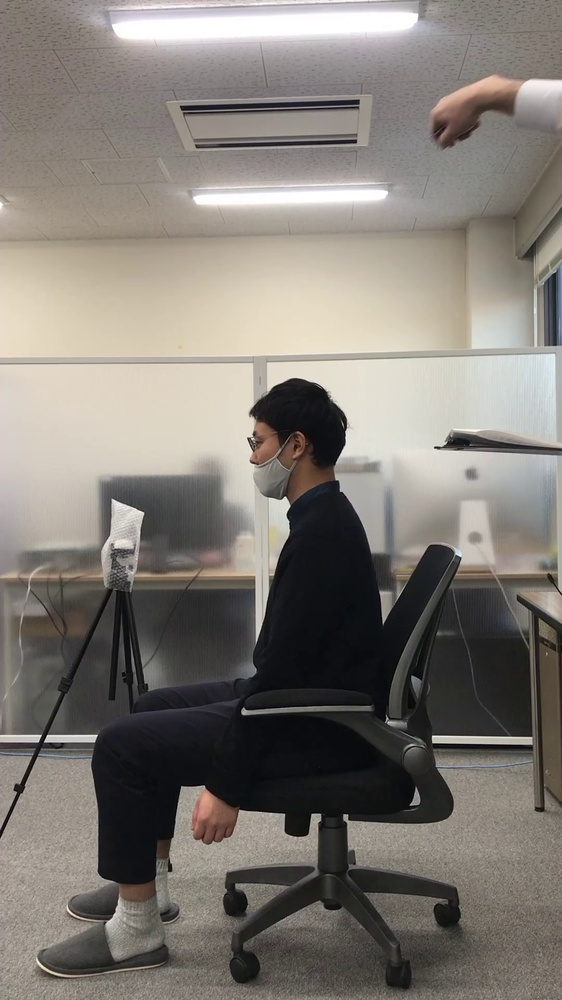
#> input picture lumina_diff/diff_sample/ichimura_turnoff.jpg, 562 x 1000 px, shrunk from 1080 x 1920 before the run
$ python lumina_ex.py
#> lines starting #> are read from the running program, lines starting #| are printed output that depends on the picture
import numpy as np
from PIL import Image
import sys

# 画像の読み込み
image1 = Image.open("./diff_sample/ichimura_turnoff.jpg")
#> image1 is the input picture: PIL image 562x1000 RGB; mean R, G, B 128.7, 123.5, 117.1
image2 = Image.open("./diff_sample/ichimura_turnon.jpg")
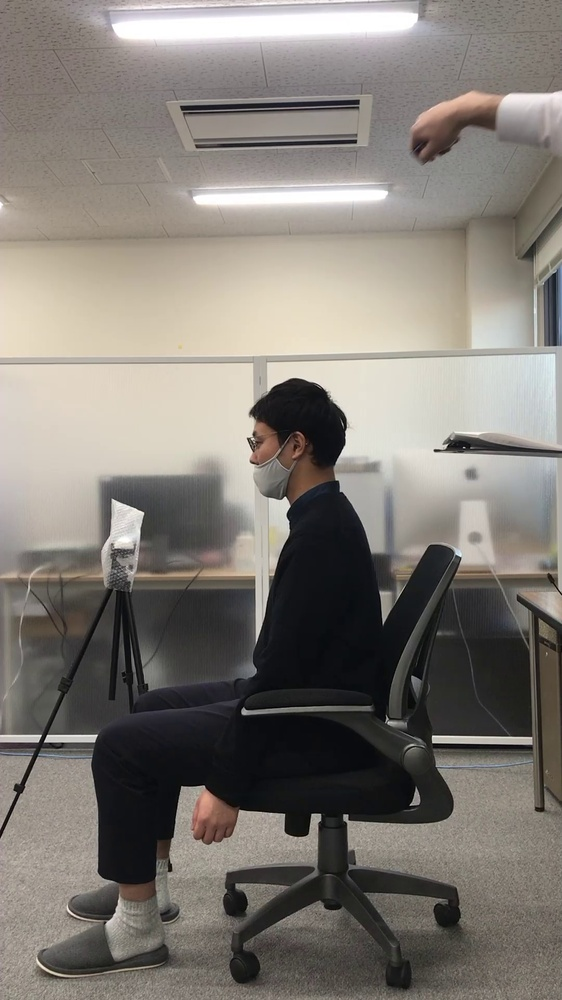
#> input picture lumina_diff/diff_sample/ichimura_turnon.jpg, 562 x 1000 px, shrunk from 1080 x 1920 before the run
#> image2 is the input picture: PIL image 562x1000 RGB; mean R, G, B 128.9, 123.7, 117.2

# RGB画像に変換
image1 = image1.convert("RGB")
image2 = image2.convert("RGB")

# NumPy配列へ変換
im1_u8 = np.array(image1)
im2_u8 = np.array(image2)

# サイズや色数が違うならエラー
if im1_u8.shape != im2_u8.shape:
    print("サイズが違います")
    sys.exit()

# 負の値も扱えるようにnp.int16に変換
im1_i16 = im1_u8.astype(np.int16)
im2_i16 = im2_u8.astype(np.int16)

# 差分配列作成
diff_i16 = im1_i16 - im2_i16
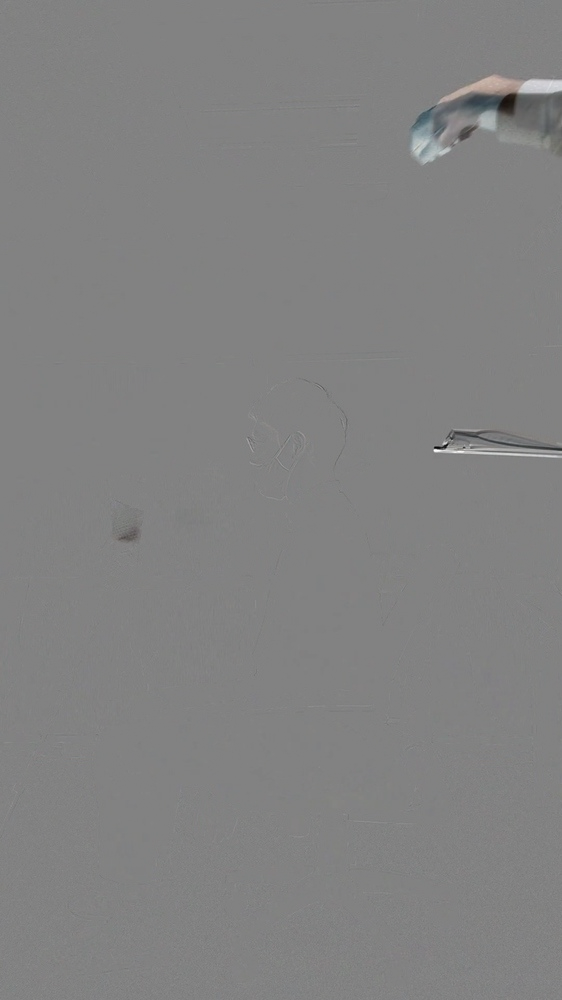
#> diff_i16: shape (1000, 562, 3) int16; mean R, G, B -0.1, -0.1, -0.1; drawn with min black and max white

'''ここから作成する画像によって異なる処理'''

diff_bool = np.abs(diff_i16) > 30
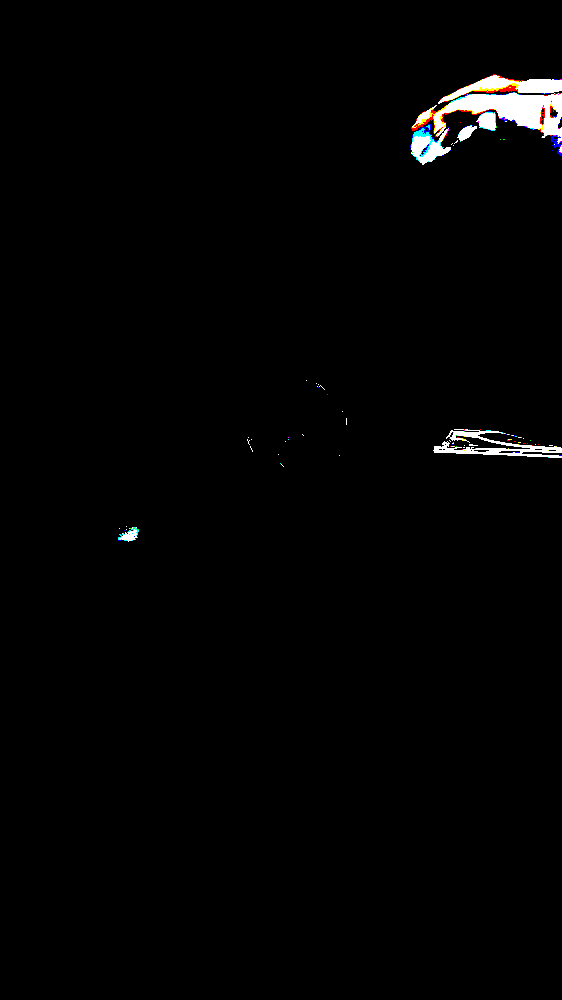
#> diff_bool: shape (1000, 562, 3) bool; mean R, G, B 0.0133, 0.013, 0.0129
diff_bin_u8 = diff_bool.astype(np.uint8)
diff_u8 = diff_bin_u8 * 255

# PNG 画像として保存
diff_img = Image.fromarray(diff_u8)

'''ここまで作成する画像によって異なる処理'''

# 画像表示
diff_img.save("result.jpg")
